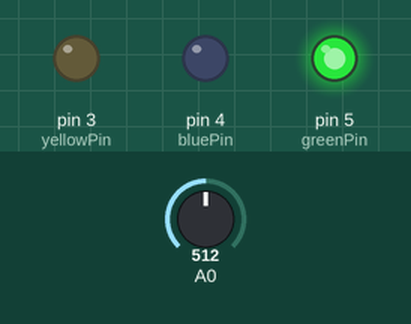
Simulated run of this sketch. Board: Arduino Uno, built with avr-gcc and run on an emulated ATmega328P. Parts: output pins drawn as LEDs (lit = HIGH). Inputs (shaded band) come from the test bench; at power-on: A0 = 512.

Above: at 1.2 s.
1.3 s: A0 set to 339
2.8 s: A0 set to 313
At 3.8 s:
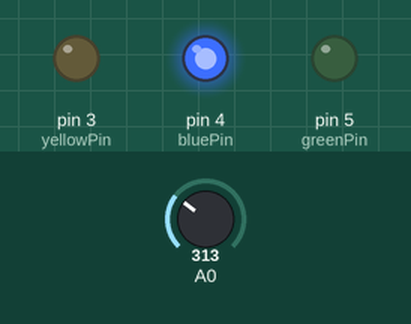
4.3 s: A0 set to 250
5.8 s: A0 set to 222
At 7.0 s:
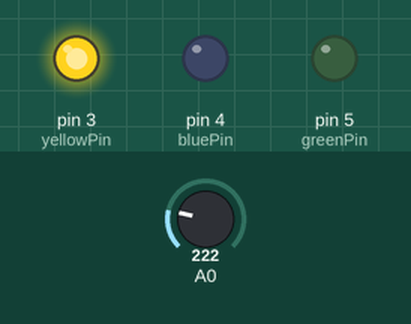
7.3 s: A0 set to 306
At 8.4 s:
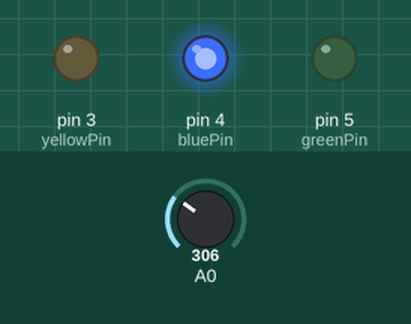
8.8 s: A0 set to 340
At 9.5 s:
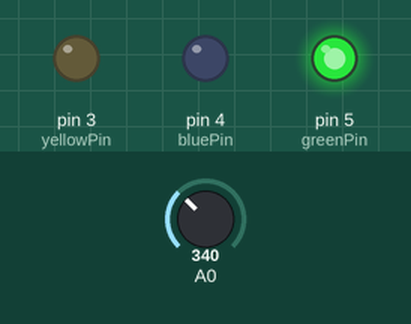
Timing chart, 0 to 11.3 s (numbered marks = the images above; inputs shaded):
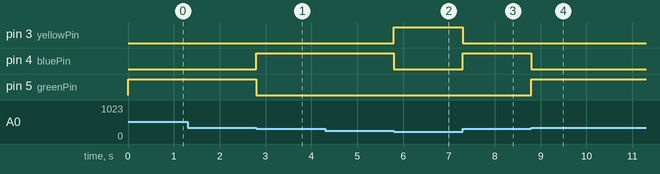

Measured:
- the behaviour switches between 331 and 330 on A0 (found by bisection; images 0 and 1)
- the behaviour switches between 241 and 240 on A0 (found by bisection; images 1 and 2)
- after the input at 1.3 s, every drawn part: stays the same
- after the input at 2.8 s, pin 4 (bluePin): LOW → HIGH at once; pin 5 (greenPin): HIGH → LOW at once
- after the input at 4.3 s, every drawn part: stays the same
- after the input at 5.8 s, pin 3 (yellowPin): LOW → HIGH at once; pin 4 (bluePin): HIGH → LOW at once
- after the input at 7.3 s, pin 3 (yellowPin): HIGH → LOW at once; pin 4 (bluePin): LOW → HIGH at once
- after the input at 8.8 s, pin 4 (bluePin): HIGH → LOW at once; pin 5 (greenPin): LOW → HIGH at once

The sketch:

UsePotentiometer.ino
```cpp
// Variables
int a0DigitalValue = 0;
int yellowPin = 3, bluePin = 4, greenPin = 5;

void setup() {
  // Set Pin Modes
  pinMode(A0, INPUT);
  pinMode(bluePin, OUTPUT);
  pinMode(greenPin, OUTPUT);
  pinMode(yellowPin, OUTPUT);

  // Serial Begin
  Serial.begin(9600);
}

void loop() {
  // Read Digital Value
  a0DigitalValue = analogRead(A0);

  if(a0DigitalValue > 0 && a0DigitalValue <= 240){
    // Close Light
    digitalWrite(bluePin, LOW);
    digitalWrite(greenPin, LOW);

    // Open Light
    digitalWrite(yellowPin, HIGH);
  }
  else if (a0DigitalValue > 240 && a0DigitalValue <= 330){
    // Close Light
    digitalWrite(greenPin, LOW);
    digitalWrite(yellowPin, LOW);

    // Open Light
    digitalWrite(bluePin, HIGH);
  }else{
    // Close Light
    digitalWrite(bluePin, LOW);
    digitalWrite(yellowPin, LOW);

    // Open Light
    digitalWrite(greenPin, HIGH);
  }
}
```
